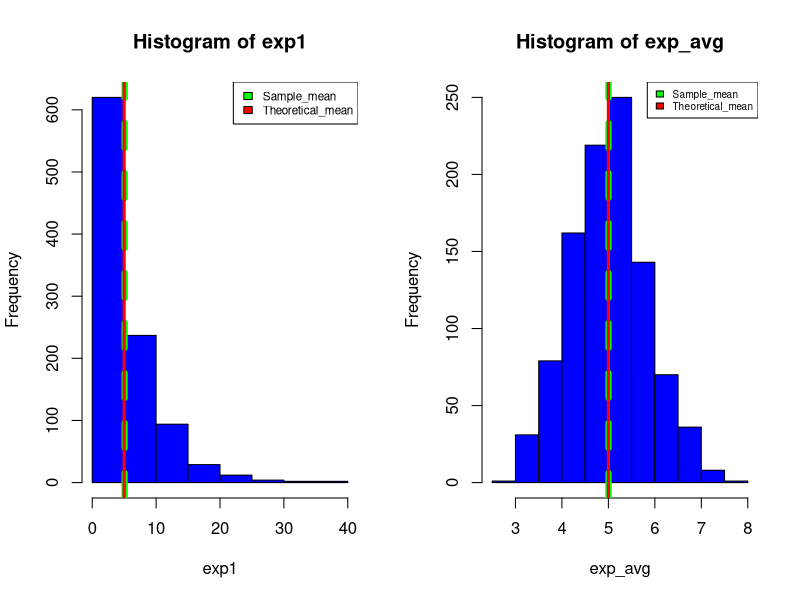

Source code (R):
## ---- chunk 1
knitr::opts_chunk$set(echo = TRUE)
## ---- chunk 2
lambda =0.2
par(mfrow=c(1,2)) 
exp1= rexp(1000,lambda)
hist(exp1, col = "blue", ylab = "Frequency")
theoretical_mean = 1/lambda 
sample_mean = mean(exp1) 
sample_sd=sd(exp1)
theoretical_sd=1/lambda
abline(v=sample_mean, col="green", lwd=6, lty=2);
abline(v=theoretical_mean, col="red", lwd=3);
legend("topright", c("Sample_mean", "Theoretical_mean"), fill=c("green", "red"),cex=0.7)

cat("Sample variance of exponential distribution:", sample_sd^2,"\n")
cat("Sample two-sided 95% confidence interval:",c((sample_mean-1.96*sample_sd),(sample_mean+1.96*sample_sd)),"\n")
cat("Population variance of exponential distribution:", theoretical_sd^2,"\n")
cat ("Population two-sided 95% confidence interval",c((theoretical_mean-1.96*theoretical_sd),(theoretical_mean+1.96*theoretical_sd)),"\n")
cat("\n")
summary(exp1)
cat("\n")
## ---- chunk 3

exp_avg =vector(mode="numeric", length=1000)
 for (i in 1:1000)
 { exp_avg[i]= mean(rexp(40,lambda))
 }
 
 hist(exp_avg, col = "blue", ylab = "Frequency")
 theoretical_mean1 = 1/lambda 
 sample_mean1 = mean(exp_avg) 
 sample_sd1=sd(exp_avg)
 theoretical_sd1=1/(lambda* (40^0.5))
 abline(v=sample_mean1, col="green", lwd=6, lty=2);
 abline(v=theoretical_mean1, col="red", lwd=3);
 legend("topright", c("Sample_mean", "Theoretical_mean"), fill=c("green", "red"),cex=0.6)
 
cat("Sample variance of averaged exponential distribution:", sample_sd1^2,"\n")
cat("Sample two-sided 95% confidence interval:",c((sample_mean1-1.96*sample_sd1),(sample_mean1+1.96*sample_sd1)),"\n")
cat("Population variance of averaged exponential distribution:", theoretical_sd1^2,"\n")
cat ("Population two-sided 95% confidence interval",c((theoretical_mean1-1.96*theoretical_sd1),(theoretical_mean1+1.96*theoretical_sd1)),"\n")
cat("\n")
summary(exp_avg) 
 
